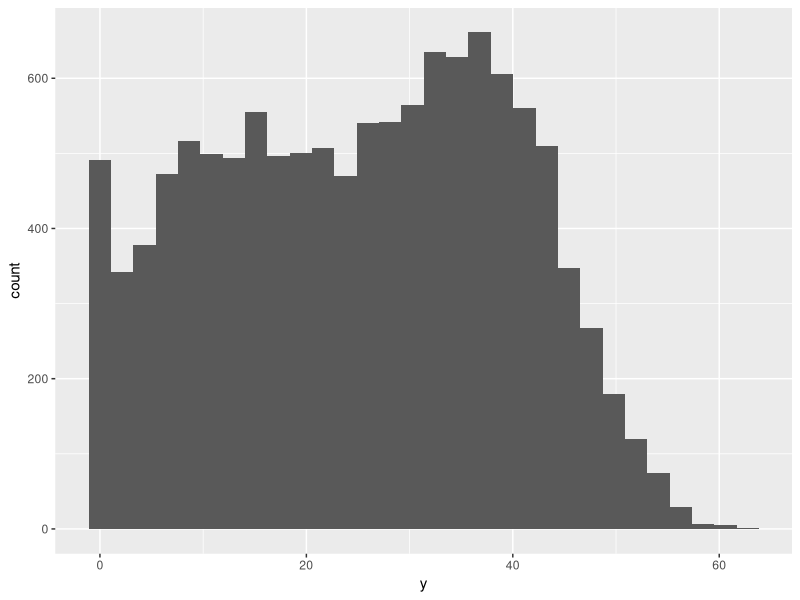

R code for this plot: (Note: this script raises an error after producing the figure.)
################################################################################
##' @title Summarise simulated time series data
##'
##' @author Robin Elahi
##' @contact elahi.robin@gmail.com
##' @date 2017-03-17
##' 
##' @log Add a log here
################################################################################

#rm(list=ls(all=TRUE))

##### LOAD PACKAGES, DATA #####
library(ggplot2)
library(dplyr)
library(tidyr)
library(readr)
library(broom)

sim_df <- read.csv("scripts/elahi/coral_sims/output_sims/sim_df.csv") %>% 
  tbl_df() %>% select(-X)
str(sim_df)
sim_df

n_sims = length(unique(sim_df$sim))

sim_df %>% filter(scenario == "Linear") %>% 
  select(slope) %>% unlist(use.names = TRUE) %>% summary()

sim_df %>% #filter(year == 1) %>% 
  ggplot(aes(y)) +
  geom_histogram()

##### TAKE RANDOM SUBSAMPLES OF DATA TO TEST THE EFFECT OF SAMPLE SIZE #####

# How many simulations total?
n_sims = 400
i = 1
i_vec <- rep(i,30)
for(i in 2:n_sims){
  i_new <- rep(i, 30)
  i_vec <- c(i_vec, i_new)
}

sim_df$sim_total <- i_vec
sim_df

# Get random samples
n_random = 100
set.seed(203)
random_sims <- sample(x = 1:n_sims, size = n_random, replace = FALSE)

# Now subset the data
sim_df_sub <- sim_df[sim_df$sim_total %in% random_sims, ]
sim_df_sub %>% group_by(scenario) %>% tally()

##### CALCULATE SUMMARY STATISTICS #####

# What am I going to summarise?

grand_means <- sim_df %>% 
  group_by(sim, scenario) %>% 
  summarise(mean = mean(y), 
            median = median(y), 
            sd = sd(y), 
            n = n(), 
            cv = sd/mean * 100) %>% ungroup()
summary(grand_means)

grand_means2 <- grand_means %>% 
  mutate(mean_z = scale(mean)[,1], 
         med_z = scale(median)[,1], 
         cv_z = scale(cv)[,1])

##### GET LONG-TERM TRENDS #####
head(sim_df)
summary(sim_df)

# Function to calculate linear trend
get_lin_fit <- function(dat, offset = 0) {
  the_fit <- lm(y ~ I(year - offset), dat)
  the_fit_slope <- tidy(the_fit)[2, c(2,5)]
  return(the_fit_slope)
}

# Run per site
site_lm_fits <- sim_df %>%
  group_by(sim, scenario) %>% 
  do(get_lin_fit(.))

# Attach to means

grand_means3 <- left_join(grand_means2, site_lm_fits, by = c("sim", "scenario")) %>%
  mutate(lm_sig = ifelse(p.value < 0.05, "sig", "ns"), 
         lm_dir = ifelse(estimate < 0, "negative", "positive"), 
         oasis = ifelse(cv_z > 1 & mean_z > 0, "oasis_variable", 
                        ifelse(cv_z < 1 & mean_z > 1, "oasis_stable", 
                               "not_oasis")))

##### GET PERCENTAGE OF TIME ABOVE MEAN #####
head(sim_df)
summary(sim_df)

## I need to know the mean coral cover for each time-location
yr_means <- sim_df %>% group_by(year, scenario) %>% 
  summarise(yr_mean = mean(y)) %>% ungroup()
  
# Attach to raw data
sim_df2 <- left_join(sim_df, yr_means, by = c("year", "scenario"))

sim_df2 <- sim_df2 %>% 
  mutate(above_mean = ifelse(y > yr_mean, 1, 0))

above_mean_df <- sim_df2 %>% 
  group_by(sim, scenario) %>% 
  summarise(percent_above = sum(above_mean)/30) %>% 
  ungroup()

## attach to grand_means3
grand_means4 <- left_join(grand_means3, above_mean_df, by = c("sim", "scenario")) %>% 
  mutate(sim_total = seq(from = 1, to = n_sims * 4, 1))
  

## Attach oasis results to raw data
sim_df3 <- grand_means4 %>% 
  select(sim, sim_total, scenario, cv, med_z, mean_z, lm_sig:oasis) %>% 
  left_join(sim_df2, ., c("sim", "scenario")) %>% 
  mutate(sim2 = reorder(sim, desc(mean_z)))

mean_cover_df <- sim_df3 %>% 
  group_by(year) %>%
  summarise(y_mean = mean(y))

##### CLUSTERING #####
names(grand_means4)
grand_means4

set.seed(20)

cluster_dat <- grand_means4 %>% 
  select(mean_z, cv)

sim_cluster <- kmeans(cluster_dat, centers = 4, nstart = 20)

grand_means4$cluster = factor(sim_cluster$cluster)
centers = as.data.frame(sim_cluster$centers)

